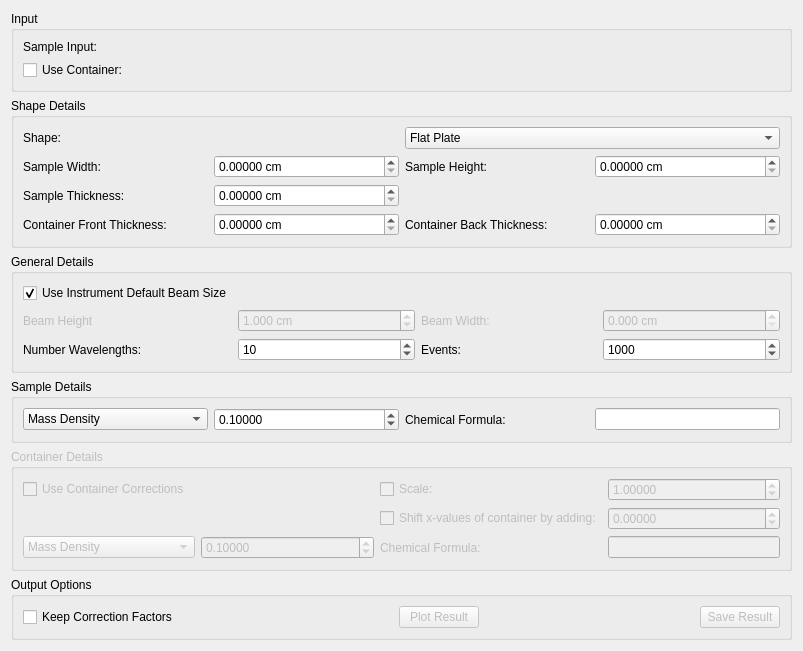
<?xml version="1.0" encoding="UTF-8"?>
<ui version="4.0">
 <class>AbsorptionCorrections</class>
 <widget class="QWidget" name="AbsorptionCorrections">
  <property name="geometry">
   <rect>
    <x>0</x>
    <y>0</y>
    <width>803</width>
    <height>643</height>
   </rect>
  </property>
  <property name="windowTitle">
   <string>Absoprtion Corrections</string>
  </property>
  <layout class="QVBoxLayout" name="loAbsorptionCorrections">
   <item>
    <widget class="QGroupBox" name="gbInput">
     <property name="title">
      <string>Input</string>
     </property>
     <layout class="QGridLayout" name="gridLayout_11">
      <item row="1" column="0">
       <widget class="QCheckBox" name="ckUseCan">
        <property name="text">
         <string>Use Container:</string>
        </property>
       </widget>
      </item>
      <item row="0" column="1">
       <widget class="MantidQt::MantidWidgets::DataSelector" name="dsSampleInput" native="true">
        <property name="sizePolicy">
         <sizepolicy hsizetype="Minimum" vsizetype="Fixed">
          <horstretch>0</horstretch>
          <verstretch>0</verstretch>
         </sizepolicy>
        </property>
        <property name="autoLoad" stdset="0">
         <bool>true</bool>
        </property>
        <property name="workspaceSuffixes" stdset="0">
         <stringlist>
          <string>_red</string>
          <string>_sqw</string>
         </stringlist>
        </property>
        <property name="fileBrowserSuffixes" stdset="0">
         <stringlist>
          <string>_red.nxs</string>
          <string>_sqw.nxs</string>
         </stringlist>
        </property>
        <property name="showLoad" stdset="0">
         <bool>false</bool>
        </property>
       </widget>
      </item>
      <item row="0" column="0">
       <widget class="QLabel" name="lbSampleInput">
        <property name="text">
         <string>Sample Input:</string>
        </property>
       </widget>
      </item>
      <item row="1" column="1">
       <widget class="MantidQt::MantidWidgets::DataSelector" name="dsCanInput" native="true">
        <property name="enabled">
         <bool>false</bool>
        </property>
        <property name="sizePolicy">
         <sizepolicy hsizetype="Minimum" vsizetype="Fixed">
          <horstretch>0</horstretch>
          <verstretch>0</verstretch>
         </sizepolicy>
        </property>
        <property name="autoLoad" stdset="0">
         <bool>true</bool>
        </property>
        <property name="workspaceSuffixes" stdset="0">
         <stringlist>
          <string>_red</string>
          <string>_sqw</string>
         </stringlist>
        </property>
        <property name="fileBrowserSuffixes" stdset="0">
         <stringlist>
          <string>_red.nxs</string>
          <string>_sqw.nxs</string>
         </stringlist>
        </property>
        <property name="showLoad" stdset="0">
         <bool>false</bool>
        </property>
       </widget>
      </item>
     </layout>
    </widget>
   </item>
   <item>
    <widget class="QGroupBox" name="gbShapeDetails">
     <property name="sizePolicy">
      <sizepolicy hsizetype="Preferred" vsizetype="Fixed">
       <horstretch>0</horstretch>
       <verstretch>0</verstretch>
      </sizepolicy>
     </property>
     <property name="title">
      <string>Shape Details</string>
     </property>
     <layout class="QVBoxLayout" name="verticalLayout_9">
      <item>
       <layout class="QHBoxLayout" name="loShape">
        <item>
         <widget class="QLabel" name="lbShape">
          <property name="text">
           <string>Shape:</string>
          </property>
         </widget>
        </item>
        <item>
         <widget class="QComboBox" name="cbShape">
          <item>
           <property name="text">
            <string>Flat Plate</string>
           </property>
          </item>
          <item>
           <property name="text">
            <string>Annulus</string>
           </property>
          </item>
          <item>
           <property name="text">
            <string>Cylinder</string>
           </property>
          </item>
         </widget>
        </item>
       </layout>
      </item>
      <item>
       <widget class="QStackedWidget" name="swShapeDetails">
        <property name="sizePolicy">
         <sizepolicy hsizetype="Preferred" vsizetype="Fixed">
          <horstretch>0</horstretch>
          <verstretch>0</verstretch>
         </sizepolicy>
        </property>
        <property name="currentIndex">
         <number>0</number>
        </property>
        <widget class="QWidget" name="pgAbsCorFlatPlate">
         <layout class="QGridLayout" name="loFlatPlate">
          <property name="margin">
           <number>0</number>
          </property>
          <item row="3" column="0">
           <widget class="QLabel" name="lbFlatCanFrontThickness">
            <property name="text">
             <string>Container Front Thickness:</string>
            </property>
           </widget>
          </item>
          <item row="1" column="0">
           <widget class="QLabel" name="lbFlatSampleWidth">
            <property name="text">
             <string>Sample Width:</string>
            </property>
           </widget>
          </item>
          <item row="3" column="1">
           <widget class="QDoubleSpinBox" name="spFlatCanFrontThickness">
            <property name="suffix">
             <string> cm</string>
            </property>
            <property name="decimals">
             <number>5</number>
            </property>
            <property name="singleStep">
             <double>0.100000000000000</double>
            </property>
           </widget>
          </item>
          <item row="1" column="3">
           <widget class="QDoubleSpinBox" name="spFlatSampleHeight">
            <property name="suffix">
             <string> cm</string>
            </property>
            <property name="decimals">
             <number>5</number>
            </property>
            <property name="singleStep">
             <double>0.100000000000000</double>
            </property>
           </widget>
          </item>
          <item row="1" column="1">
           <widget class="QDoubleSpinBox" name="spFlatSampleWidth">
            <property name="suffix">
             <string> cm</string>
            </property>
            <property name="decimals">
             <number>5</number>
            </property>
            <property name="singleStep">
             <double>0.100000000000000</double>
            </property>
           </widget>
          </item>
          <item row="2" column="1">
           <widget class="QDoubleSpinBox" name="spFlatSampleThickness">
            <property name="suffix">
             <string> cm</string>
            </property>
            <property name="decimals">
             <number>5</number>
            </property>
            <property name="singleStep">
             <double>0.100000000000000</double>
            </property>
           </widget>
          </item>
          <item row="2" column="0">
           <widget class="QLabel" name="lbFlatSampleThickness">
            <property name="text">
             <string>Sample Thickness:</string>
            </property>
           </widget>
          </item>
          <item row="1" column="2">
           <widget class="QLabel" name="lbFlatSampleHeight">
            <property name="text">
             <string>Sample Height:</string>
            </property>
           </widget>
          </item>
          <item row="3" column="3">
           <widget class="QDoubleSpinBox" name="spFlatCanBackThickness">
            <property name="suffix">
             <string> cm</string>
            </property>
            <property name="decimals">
             <number>5</number>
            </property>
            <property name="singleStep">
             <double>0.100000000000000</double>
            </property>
           </widget>
          </item>
          <item row="3" column="2">
           <widget class="QLabel" name="lbFlatCanBackThickness">
            <property name="text">
             <string>Container Back Thickness:</string>
            </property>
           </widget>
          </item>
         </layout>
        </widget>
        <widget class="QWidget" name="pgAbsCorAnnulus">
         <layout class="QGridLayout" name="loAnnulus">
          <property name="margin">
           <number>0</number>
          </property>
          <item row="1" column="1">
           <widget class="QDoubleSpinBox" name="spAnnSampleInnerRadius">
            <property name="suffix">
             <string> cm</string>
            </property>
            <property name="decimals">
             <number>5</number>
            </property>
            <property name="singleStep">
             <double>0.100000000000000</double>
            </property>
           </widget>
          </item>
          <item row="1" column="2">
           <widget class="QLabel" name="lbAnnSampleOuterRadius">
            <property name="text">
             <string>Sample Outer Radius:</string>
            </property>
           </widget>
          </item>
          <item row="1" column="0">
           <widget class="QLabel" name="lbAnnSampleInnerRadius">
            <property name="text">
             <string>Sample Inner Radius:</string>
            </property>
           </widget>
          </item>
          <item row="1" column="3">
           <widget class="QDoubleSpinBox" name="spAnnSampleOuterRadius">
            <property name="suffix">
             <string> cm</string>
            </property>
            <property name="decimals">
             <number>5</number>
            </property>
            <property name="singleStep">
             <double>0.100000000000000</double>
            </property>
           </widget>
          </item>
          <item row="3" column="3">
           <widget class="QDoubleSpinBox" name="spAnnCanOuterRadius">
            <property name="suffix">
             <string> cm</string>
            </property>
            <property name="decimals">
             <number>5</number>
            </property>
            <property name="singleStep">
             <double>0.100000000000000</double>
            </property>
           </widget>
          </item>
          <item row="3" column="2">
           <widget class="QLabel" name="lbAnnCanOuterRadius">
            <property name="text">
             <string>Container Outer Radius:</string>
            </property>
           </widget>
          </item>
          <item row="3" column="1">
           <widget class="QDoubleSpinBox" name="spAnnCanInnerRadius">
            <property name="suffix">
             <string> cm</string>
            </property>
            <property name="decimals">
             <number>5</number>
            </property>
            <property name="singleStep">
             <double>0.100000000000000</double>
            </property>
           </widget>
          </item>
          <item row="3" column="0">
           <widget class="QLabel" name="lbAnnCanInnerRadius">
            <property name="text">
             <string>Container Inner Radius:</string>
            </property>
           </widget>
          </item>
          <item row="2" column="0">
           <widget class="QLabel" name="lbAnnSampleHeight">
            <property name="text">
             <string>Sample Height:</string>
            </property>
           </widget>
          </item>
          <item row="2" column="1">
           <widget class="QDoubleSpinBox" name="spAnnSampleHeight">
            <property name="suffix">
             <string> cm</string>
            </property>
            <property name="decimals">
             <number>5</number>
            </property>
            <property name="singleStep">
             <double>0.100000000000000</double>
            </property>
           </widget>
          </item>
         </layout>
        </widget>
        <widget class="QWidget" name="pgAbsCorCylinder">
         <layout class="QGridLayout" name="loCylinder">
          <property name="margin">
           <number>0</number>
          </property>
          <item row="0" column="0">
           <widget class="QLabel" name="lbCylSampleRadius">
            <property name="text">
             <string>Sample Radius:</string>
            </property>
           </widget>
          </item>
          <item row="0" column="1">
           <widget class="QDoubleSpinBox" name="spCylSampleRadius">
            <property name="suffix">
             <string> cm</string>
            </property>
            <property name="decimals">
             <number>5</number>
            </property>
            <property name="singleStep">
             <double>0.100000000000000</double>
            </property>
           </widget>
          </item>
          <item row="0" column="3">
           <widget class="QDoubleSpinBox" name="spCylSampleHeight">
            <property name="suffix">
             <string> cm</string>
            </property>
            <property name="decimals">
             <number>5</number>
            </property>
            <property name="singleStep">
             <double>0.100000000000000</double>
            </property>
           </widget>
          </item>
          <item row="1" column="1">
           <widget class="QDoubleSpinBox" name="spCylCanRadius">
            <property name="suffix">
             <string> cm</string>
            </property>
            <property name="decimals">
             <number>5</number>
            </property>
            <property name="singleStep">
             <double>0.100000000000000</double>
            </property>
           </widget>
          </item>
          <item row="1" column="0">
           <widget class="QLabel" name="lbCylCanRadius">
            <property name="text">
             <string>Container Radius:</string>
            </property>
           </widget>
          </item>
          <item row="0" column="2">
           <widget class="QLabel" name="lbCylSampleHeight">
            <property name="text">
             <string>Sample Height</string>
            </property>
           </widget>
          </item>
         </layout>
        </widget>
       </widget>
      </item>
     </layout>
    </widget>
   </item>
   <item>
    <widget class="QGroupBox" name="gbGeneralDetails">
     <property name="title">
      <string>General Details</string>
     </property>
     <layout class="QGridLayout" name="gridLayout_3">
      <item row="0" column="0">
       <widget class="QCheckBox" name="cbBeamSize">
        <property name="text">
         <string>Use Instrument Default Beam Size</string>
        </property>
        <property name="checked">
         <bool>true</bool>
        </property>
       </widget>
      </item>
      <item row="1" column="0">
       <widget class="QLabel" name="lbBeamHeight">
        <property name="enabled">
         <bool>false</bool>
        </property>
        <property name="text">
         <string>Beam Height</string>
        </property>
       </widget>
      </item>
      <item row="2" column="0">
       <widget class="QLabel" name="lbNumberWavelengths">
        <property name="text">
         <string>Number Wavelengths:</string>
        </property>
       </widget>
      </item>
      <item row="2" column="1">
       <widget class="QSpinBox" name="spNumberWavelengths">
        <property name="minimum">
         <number>1</number>
        </property>
        <property name="value">
         <number>10</number>
        </property>
       </widget>
      </item>
      <item row="2" column="2">
       <widget class="QLabel" name="lbNumberEvents">
        <property name="text">
         <string>Events:</string>
        </property>
       </widget>
      </item>
      <item row="2" column="3">
       <widget class="QSpinBox" name="spNumberEvents">
        <property name="maximum">
         <number>10000000</number>
        </property>
        <property name="value">
         <number>1000</number>
        </property>
       </widget>
      </item>
      <item row="1" column="3">
       <widget class="QDoubleSpinBox" name="spBeamWidth">
        <property name="enabled">
         <bool>false</bool>
        </property>
        <property name="suffix">
         <string> cm</string>
        </property>
        <property name="decimals">
         <number>3</number>
        </property>
        <property name="singleStep">
         <double>0.100000000000000</double>
        </property>
       </widget>
      </item>
      <item row="1" column="1">
       <widget class="QDoubleSpinBox" name="spBeamHeight">
        <property name="enabled">
         <bool>false</bool>
        </property>
        <property name="suffix">
         <string> cm</string>
        </property>
        <property name="decimals">
         <number>3</number>
        </property>
        <property name="singleStep">
         <double>0.100000000000000</double>
        </property>
        <property name="value">
         <double>1.000000000000000</double>
        </property>
       </widget>
      </item>
      <item row="1" column="2">
       <widget class="QLabel" name="lbBeamWidth">
        <property name="enabled">
         <bool>false</bool>
        </property>
        <property name="text">
         <string>Beam Width:</string>
        </property>
       </widget>
      </item>
     </layout>
    </widget>
   </item>
   <item>
    <widget class="QGroupBox" name="gbSampleDetails">
     <property name="title">
      <string>Sample Details</string>
     </property>
     <layout class="QGridLayout" name="gridLayout">
      <item row="0" column="1">
       <widget class="QDoubleSpinBox" name="spSampleDensity">
        <property name="decimals">
         <number>5</number>
        </property>
        <property name="singleStep">
         <double>0.100000000000000</double>
        </property>
        <property name="value">
         <double>0.100000000000000</double>
        </property>
       </widget>
      </item>
      <item row="0" column="2">
       <widget class="QLabel" name="lbSampleChemicalFormula">
        <property name="text">
         <string>Chemical Formula:</string>
        </property>
       </widget>
      </item>
      <item row="0" column="3">
       <widget class="QLineEdit" name="leSampleChemicalFormula">
        <property name="sizePolicy">
         <sizepolicy hsizetype="Minimum" vsizetype="Fixed">
          <horstretch>0</horstretch>
          <verstretch>0</verstretch>
         </sizepolicy>
        </property>
       </widget>
      </item>
      <item row="0" column="0">
       <widget class="QComboBox" name="cbSampleDensity">
        <item>
         <property name="text">
          <string>Mass Density</string>
         </property>
        </item>
        <item>
         <property name="text">
          <string>Number Density</string>
         </property>
        </item>
       </widget>
      </item>
     </layout>
    </widget>
   </item>
   <item>
    <widget class="QGroupBox" name="gbContainerDetails">
     <property name="enabled">
      <bool>false</bool>
     </property>
     <property name="title">
      <string>Container Details</string>
     </property>
     <layout class="QGridLayout" name="gridLayout_2">
      <item row="4" column="2">
       <widget class="QLabel" name="lbCanChemicalFormula">
        <property name="text">
         <string>Chemical Formula:</string>
        </property>
       </widget>
      </item>
      <item row="4" column="1">
       <widget class="QDoubleSpinBox" name="spCanDensity">
        <property name="enabled">
         <bool>false</bool>
        </property>
        <property name="suffix">
         <string/>
        </property>
        <property name="decimals">
         <number>5</number>
        </property>
        <property name="singleStep">
         <double>0.100000000000000</double>
        </property>
        <property name="value">
         <double>0.100000000000000</double>
        </property>
       </widget>
      </item>
      <item row="4" column="3">
       <widget class="QLineEdit" name="leCanChemicalFormula">
        <property name="enabled">
         <bool>false</bool>
        </property>
        <property name="sizePolicy">
         <sizepolicy hsizetype="Minimum" vsizetype="Fixed">
          <horstretch>0</horstretch>
          <verstretch>0</verstretch>
         </sizepolicy>
        </property>
       </widget>
      </item>
      <item row="2" column="3">
       <widget class="QDoubleSpinBox" name="spCanScale">
        <property name="enabled">
         <bool>false</bool>
        </property>
        <property name="decimals">
         <number>5</number>
        </property>
        <property name="singleStep">
         <double>0.100000000000000</double>
        </property>
        <property name="value">
         <double>1.000000000000000</double>
        </property>
       </widget>
      </item>
      <item row="2" column="2">
       <widget class="QCheckBox" name="ckScaleCan">
        <property name="text">
         <string>Scale:</string>
        </property>
       </widget>
      </item>
      <item row="3" column="3">
       <widget class="QDoubleSpinBox" name="spCanShift">
        <property name="enabled">
         <bool>false</bool>
        </property>
        <property name="decimals">
         <number>5</number>
        </property>
        <property name="minimum">
         <double>-1000.000000000000000</double>
        </property>
        <property name="maximum">
         <double>999.999990000000025</double>
        </property>
        <property name="singleStep">
         <double>0.010000000000000</double>
        </property>
        <property name="value">
         <double>0.000000000000000</double>
        </property>
       </widget>
      </item>
      <item row="3" column="2">
       <widget class="QCheckBox" name="ckShiftCan">
        <property name="text">
         <string>Shift x-values of container by adding:</string>
        </property>
       </widget>
      </item>
      <item row="2" column="0" colspan="2">
       <widget class="QCheckBox" name="ckUseCanCorrections">
        <property name="text">
         <string>Use Container Corrections</string>
        </property>
       </widget>
      </item>
      <item row="4" column="0">
       <widget class="QComboBox" name="cbCanDensity">
        <item>
         <property name="text">
          <string>Mass Density</string>
         </property>
        </item>
        <item>
         <property name="text">
          <string>Number Density</string>
         </property>
        </item>
       </widget>
      </item>
     </layout>
    </widget>
   </item>
   <item>
    <widget class="QGroupBox" name="gbOutput">
     <property name="sizePolicy">
      <sizepolicy hsizetype="Preferred" vsizetype="Fixed">
       <horstretch>0</horstretch>
       <verstretch>0</verstretch>
      </sizepolicy>
     </property>
     <property name="title">
      <string>Output Options</string>
     </property>
     <layout class="QHBoxLayout" name="horizontalLayout_2">
      <item>
       <widget class="QCheckBox" name="ckKeepFactors">
        <property name="text">
         <string>Keep Correction Factors</string>
        </property>
       </widget>
      </item>
      <item>
       <spacer name="horizontalSpacer">
        <property name="orientation">
         <enum>Qt::Horizontal</enum>
        </property>
        <property name="sizeHint" stdset="0">
         <size>
          <width>40</width>
          <height>20</height>
         </size>
        </property>
       </spacer>
      </item>
      <item>
       <widget class="QPushButton" name="pbPlot">
        <property name="enabled">
         <bool>false</bool>
        </property>
        <property name="text">
         <string>Plot Result</string>
        </property>
       </widget>
      </item>
      <item>
       <spacer name="horizontalSpacer_2">
        <property name="orientation">
         <enum>Qt::Horizontal</enum>
        </property>
        <property name="sizeHint" stdset="0">
         <size>
          <width>40</width>
          <height>20</height>
         </size>
        </property>
       </spacer>
      </item>
      <item>
       <widget class="QPushButton" name="pbSave">
        <property name="enabled">
         <bool>false</bool>
        </property>
        <property name="text">
         <string>Save Result</string>
        </property>
       </widget>
      </item>
     </layout>
    </widget>
   </item>
  </layout>
 </widget>
 <customwidgets>
  <customwidget>
   <class>MantidQt::MantidWidgets::DataSelector</class>
   <extends>QWidget</extends>
   <header>MantidQtMantidWidgets/DataSelector.h</header>
  </customwidget>
 </customwidgets>
 <tabstops>
  <tabstop>ckUseCan</tabstop>
  <tabstop>cbShape</tabstop>
  <tabstop>spFlatSampleWidth</tabstop>
  <tabstop>spFlatSampleHeight</tabstop>
  <tabstop>spFlatSampleThickness</tabstop>
  <tabstop>spFlatCanFrontThickness</tabstop>
  <tabstop>spFlatCanBackThickness</tabstop>
  <tabstop>spAnnSampleInnerRadius</tabstop>
  <tabstop>spAnnSampleOuterRadius</tabstop>
  <tabstop>spAnnCanInnerRadius</tabstop>
  <tabstop>spAnnCanOuterRadius</tabstop>
  <tabstop>spCylSampleRadius</tabstop>
  <tabstop>spSampleDensity</tabstop>
  <tabstop>leSampleChemicalFormula</tabstop>
  <tabstop>ckUseCanCorrections</tabstop>
  <tabstop>ckScaleCan</tabstop>
  <tabstop>spCanScale</tabstop>
  <tabstop>ckShiftCan</tabstop>
  <tabstop>spCanShift</tabstop>
  <tabstop>spCanDensity</tabstop>
  <tabstop>leCanChemicalFormula</tabstop>
  <tabstop>ckKeepFactors</tabstop>
  <tabstop>pbPlot</tabstop>
  <tabstop>pbSave</tabstop>
  <tabstop>cbSampleDensity</tabstop>
  <tabstop>cbCanDensity</tabstop>
  <tabstop>spBeamHeight</tabstop>
  <tabstop>spNumberWavelengths</tabstop>
  <tabstop>spNumberEvents</tabstop>
  <tabstop>spBeamWidth</tabstop>
  <tabstop>spCylCanRadius</tabstop>
  <tabstop>spAnnSampleHeight</tabstop>
  <tabstop>spCylSampleHeight</tabstop>
 </tabstops>
 <resources/>
 <connections>
  <connection>
   <sender>cbShape</sender>
   <signal>currentIndexChanged(int)</signal>
   <receiver>swShapeDetails</receiver>
   <slot>setCurrentIndex(int)</slot>
   <hints>
    <hint type="sourcelabel">
     <x>436</x>
     <y>160</y>
    </hint>
    <hint type="destinationlabel">
     <x>296</x>
     <y>185</y>
    </hint>
   </hints>
  </connection>
  <connection>
   <sender>ckScaleCan</sender>
   <signal>toggled(bool)</signal>
   <receiver>spCanScale</receiver>
   <slot>setEnabled(bool)</slot>
   <hints>
    <hint type="sourcelabel">
     <x>156</x>
     <y>91</y>
    </hint>
    <hint type="destinationlabel">
     <x>436</x>
     <y>92</y>
    </hint>
   </hints>
  </connection>
  <connection>
   <sender>ckShiftCan</sender>
   <signal>toggled(bool)</signal>
   <receiver>spCanShift</receiver>
   <slot>setEnabled(bool)</slot>
   <hints>
    <hint type="sourcelabel">
     <x>156</x>
     <y>91</y>
    </hint>
    <hint type="destinationlabel">
     <x>436</x>
     <y>92</y>
    </hint>
   </hints>
  </connection>
  <connection>
   <sender>ckUseCan</sender>
   <signal>toggled(bool)</signal>
   <receiver>dsCanInput</receiver>
   <slot>setEnabled(bool)</slot>
   <hints>
    <hint type="sourcelabel">
     <x>156</x>
     <y>65</y>
    </hint>
    <hint type="destinationlabel">
     <x>436</x>
     <y>65</y>
    </hint>
   </hints>
  </connection>
  <connection>
   <sender>ckUseCan</sender>
   <signal>toggled(bool)</signal>
   <receiver>gbContainerDetails</receiver>
   <slot>setEnabled(bool)</slot>
   <hints>
    <hint type="sourcelabel">
     <x>156</x>
     <y>65</y>
    </hint>
    <hint type="destinationlabel">
     <x>296</x>
     <y>327</y>
    </hint>
   </hints>
  </connection>
  <connection>
   <sender>ckUseCanCorrections</sender>
   <signal>toggled(bool)</signal>
   <receiver>leCanChemicalFormula</receiver>
   <slot>setEnabled(bool)</slot>
   <hints>
    <hint type="sourcelabel">
     <x>156</x>
     <y>447</y>
    </hint>
    <hint type="destinationlabel">
     <x>436</x>
     <y>528</y>
    </hint>
   </hints>
  </connection>
  <connection>
   <sender>ckUseCanCorrections</sender>
   <signal>toggled(bool)</signal>
   <receiver>spCanDensity</receiver>
   <slot>setEnabled(bool)</slot>
   <hints>
    <hint type="sourcelabel">
     <x>156</x>
     <y>447</y>
    </hint>
    <hint type="destinationlabel">
     <x>436</x>
     <y>501</y>
    </hint>
   </hints>
  </connection>
  <connection>
   <sender>spFlatCanFrontThickness</sender>
   <signal>valueChanged(double)</signal>
   <receiver>spFlatCanBackThickness</receiver>
   <slot>setValue(double)</slot>
   <hints>
    <hint type="sourcelabel">
     <x>238</x>
     <y>212</y>
    </hint>
    <hint type="destinationlabel">
     <x>514</x>
     <y>212</y>
    </hint>
   </hints>
  </connection>
 </connections>
</ui>
